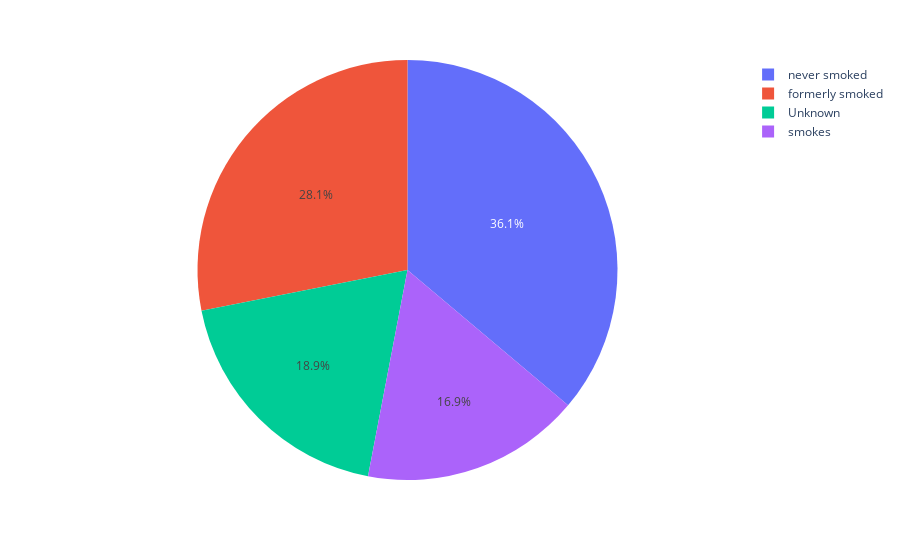

The notebook cell this image was saved under:
### Code cell
px.pie(heart_stroke, values='stroke', names="smoking_status")

### Figure 1 — Plotly figure (JSON) as saved in the notebook; plotly's stock layout.template omitted (floating-point values rounded to 4 significant figures; data arrays with more than 128 entries replaced by an {"elided": "..."} marker saying what was removed)
{"data": [{"domain": {"x": [0, 1], "y": [0, 1]}, "hovertemplate": "smoking_status=%{label}<br>stroke=%{value}<extra></extra>", "labels": {"elided": "5110 str values"}, "legendgroup": "", "name": "", "showlegend": true, "type": "pie", "values": {"elided": "5110 int values"}}], "layout": {"legend": {"tracegroupgap": 0}, "margin": {"t": 60}}}
